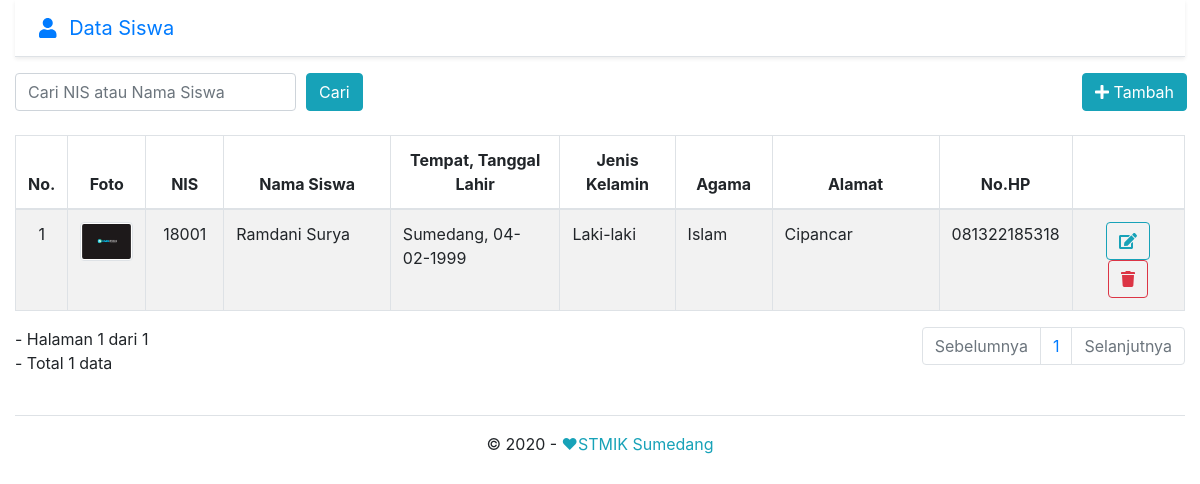
The page / on the database its author committed.
### tables this page shows
CREATE TABLE `tbl_siswa` (
  `nis` varchar(10) NOT NULL COMMENT 'Nomor Induk Siswa',
  `nama` varchar(30) NOT NULL COMMENT 'Nama Siswa',
  `tempat_lahir` varchar(30) NOT NULL COMMENT 'Tempat Lahir Siswa',
  `tanggal_lahir` date NOT NULL COMMENT 'Tanggal Lahir Siswa',
  `jenis_kelamin` enum('Laki-laki','Perempuan') NOT NULL COMMENT 'Jenis Kelamin Siswa',
  `agama` varchar(20) NOT NULL COMMENT 'Agama Siswa',
  `alamat` varchar(100) DEFAULT NULL COMMENT 'Alamat Siswa',
  `no_hp` varchar(13) DEFAULT NULL COMMENT 'No. Handphone Siswa',
  `foto` varchar(50) DEFAULT NULL COMMENT 'Foto Siswa'
);

### tampil_data.php (the view, shortened to what this page needs)
<?php
$cari = (isset($_POST['cari'])) ? $_POST['cari'] : '';
?>
<div class="row">
    <div class="col-md-12">
        <form class="mr-3" action="index.php" method="post">
            <div class="form-row">
                <div class="col-3">
                    <input type="text" class="form-control" name="cari" placeholder="Cari NIS atau Nama Siswa" value="<?=$cari; ?>">
                </div>
                <div class="col-8">
                    <button type="submit" class="btn btn-info">Cari</button>
                </div>
                <div class="col-1">
                    <a class="btn btn-info" href="?page=tambah" role="button">
                        <i class="fas fa-plus"></i> Tambah
                    </a>
                </div>
            </div>
        </form>
        <br>
        <table class="table table-striped table-bordered">
            <thead>
                <tr>
                    <th>No.</th>
                    <th>Foto</th>
                    <th>NIS</th>
                    <th>Nama Siswa</th>
                    <th>Tempat, Tanggal Lahir</th>
                    <th>Jenis Kelamin</th>
                    <th>Agama</th>
                    <th>Alamat</th>
                    <th>No.HP</th>
                    <th></th>
                </tr>
            </thead>
            <tbody>
                <?php
                $batas = 5;
                if (isset($cari)) {
                    $query_jumlah = mysqli_query($db, "SELECT count(nis) as jumlah FROM tbl_siswa WHERE nis LIKE '%$cari%' OR nama LIKE '%$cari%'")
                        or die(mysqli_error($db));
                }
                else {
                    $query_jumlah = mysqli_query($db, "SELECT count(nis) as jumlah FROM tbl_siswa")
                        or die(mysqli_error($db));
                }
                $data_jumlah = mysqli_fetch_assoc($query_jumlah);
                $jumlah      = $data_jumlah['jumlah'];
                $halaman     = ceil($jumlah / $batas);
                $page        = (isset($_GET['hal'])) ? (int) $_GET['hal'] : 1;
                $mulai       = ($page - 1) * $batas;
                $no = $mulai + 1;
                if (isset($cari)) {
                    $query = mysqli_query($db, "SELECT * FROM tbl_siswa WHERE nis LIKE '%$cari%' OR nama LIKE '%$cari%' ORDER BY nis DESC LIMIT $mulai, $batas")
                        or die(mysqli_error($db));
                }
                else {
                    $query = mysqli_query($db, "SELECT * FROM tbl_siswa ORDER BY nis DESC LIMIT $mulai, $batas")
                        or die(mysqli_error($db));
                }
                while ($data = mysqli_fetch_assoc($query)) { ?>
                    <tr>
                        <td width="30" class="center"><?= $no; ?></td>
                        <td width="45">
                            <img class="foto-thumbnail" src='foto/<?= $data['foto']; ?>' alt="Foto Siswa" width="150">
                        </td>
                        <td width="80" class="center">
                            <?= $data['nis']; ?>
                        </td>
                        <td width="180">
                            <?= $data['nama']; ?>
                        </td>
                        <td width="180">
                            <?= $data['tempat_lahir']; ?>,
                            <?= date('d-m-Y', strtotime($data['tanggal_lahir'])); ?>
                        </td>
                        <td width="120">
                            <?= $data['jenis_kelamin']; ?>
                        </td>
                        <td width="100">
                            <?= $data['agama']; ?>
                        </td>
                        <td width="180">
                            <?= $data['alamat']; ?>
                        </td>
                        <td width="70" class="center">
                            <?= $data['no_hp']; ?>
                        </td>
                        <td width="120" class="center">
                            <a title="Ubah" class="btn btn-outline-info" href="?page=ubah&nis=<?= $data['nis']; ?>">
                                <i class="fas fa-edit"></i>
                            </a>
                            <a title="Hapus" class="btn btn-outline-danger" href="proses_hapus.php?nis=<?= $data['nis']; ?>" onclick="return confirm('Anda yakin ingin menghapus <?= $data['nama']; ?>?');">
                                <i class="fas fa-trash"></i>
                            </a>
                        </td>
                    </tr>
                <?php
                    $no++;
                }
                ?>
            </tbody>
        </table>
        <?php
        if (empty($_GET['hal'])) {
            $halaman_aktif = '1';
        }
        else {
            $halaman_aktif = $_GET['hal'];
        } ?>
        <div class="row">
            <div class="col">
                <p>
                    - Halaman <?= $halaman_aktif; ?>
                    dari <?= $halaman; ?>
                    <br>
                    - Total <?= $jumlah; ?> data
                </p>
            </div>
            <div class="col">
                <nav aria-label="Page navigation example">
                    <ul class="pagination justify-content-end">
                        <?php
                        if ($halaman_aktif <= '1') { ?>
                            <li class="page-item disabled">
                                <span class="page-link">Sebelumnya</span>
                            </li>
                        <?php
                        }
                        else { ?>
                            <li class="page-item">
                                <a class="page-link" href="?hal=<?= $page - 1 ?>">Sebelumnya</a>
                            </li>
                        <?php } ?>
                        <?php
                        for ($x = 1; $x <= $halaman; $x++) { ?>
                            <li class="page-item">
                                <a class="page-link" href="?hal=<?= $x ?>"><?= $x ?></a>
                            </li>
                        <?php
                        } ?>
                        <?php
                        if ($halaman_aktif >= $halaman) { ?>
                            <li class="page-item disabled">
                                <span class="page-link">Selanjutnya</span>
                            </li>
                        <?php
                        }
                        else { ?>
                            <li class="page-item">
                                <a class="page-link" href="?hal=<?= $page + 1 ?>">Selanjutnya</a>
                            </li>
                        <?php
                        } ?>
                    </ul>
                </nav>
            </div>
        </div>
    </div>
</div>

### assets/css/style.css (style rules this page uses)
.table thead th { vertical-align: bottom; border-bottom: 2px solid#dee2e6; text-align: center; }
.center { text-align: center; }
.foto-thumbnail { padding: .07rem; background-color: #fff; border: 1px solid#dee2e6; border-radius: .25rem; width: 3.3rem; height: auto; }

### rows shown on the page
tbl_siswa: foto (picture), nis "18001", nama "Ramdani Surya", tempat_lahir "Sumedang", tanggal_lahir "04-02-1999", jenis_kelamin "Laki-laki", agama "Islam", alamat "Cipancar", no_hp "081322185318"

### other values the page prints
$halaman_aktif "1"
$halaman "1"
$jumlah "1"
